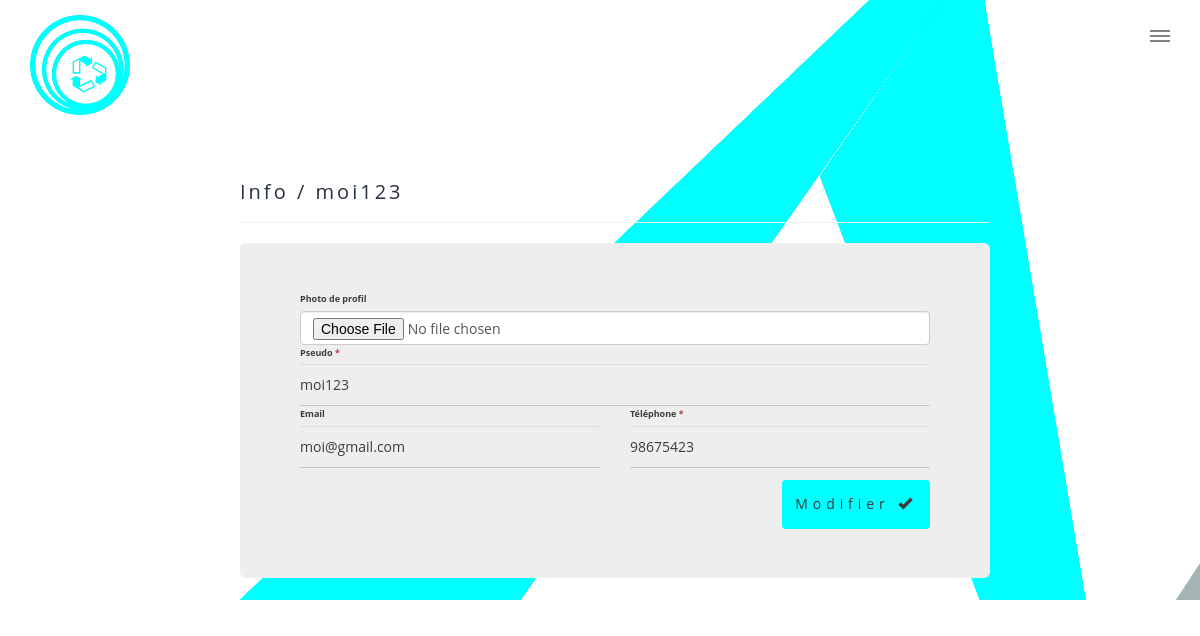
The page /editProfil.php?id=58 on the database its author committed.
### tables this page shows
CREATE TABLE `utilisateur` (
  `id` int(11) NOT NULL,
  `U_num` varchar(5) NOT NULL DEFAULT 'U_n',
  `nom` varchar(60) NOT NULL,
  `prenom` varchar(50) NOT NULL,
  `pseudo` varchar(25) NOT NULL,
  `mdp` varchar(50) NOT NULL,
  `email` varchar(255) DEFAULT NULL,
  `telephone` varchar(12) NOT NULL,
  `sexe` varchar(10) NOT NULL,
  `quartier` varchar(100) NOT NULL,
  `date_inscription` datetime NOT NULL DEFAULT CURRENT_TIMESTAMP ON UPDATE CURRENT_TIMESTAMP,
  `nb_kit` int(11) NOT NULL DEFAULT '0',
  `isUser` int(1) NOT NULL DEFAULT '0',
  `pp` varchar(255) NOT NULL DEFAULT 'default.png'
);

### editProfil.php (called while the page is built, shortened)
<?php
require 'includes/fonctions.php';
if (!empty($_GET['id'])) {
	$id = (int)$_GET['id'];
	$rec = $db->prepare('SELECT * FROM utilisateur WHERE id = ?');
	$rec->execute(array($id));
	$data = $rec->fetch();
	$pseudo = $data['pseudo'];
	$email = $data['email'];
	$telephone = $data['telephone'];
}
include 'views/editProfil.view.php';
?>

### views/editProfil.view.php (the view, shortened to what this page needs)
<?php include 'partials/_header.php';?>
<body class="container">
<?php include 'partials/_nav_2.php';?>
<div class="container">
    <div class="row">
        <article class="col-xs-8 col-xs-offset-2 maincontent">
            <header class="page-header">
                <h2 class="page-title"> Info / <?=$pseudo?> </h2>
            </header>
            <div class="jumbotron">
                <form method="post" action="" enctype="multipart/form-data">
                    <div class="top-margin">
                        <label for="mon_pp">Photo de profil</label>
                        <input type="file" class="form-control" name="mon_pp" id="mon_pp" value="<?=$mon_pp?>">
                    </div>
                    <div class="top-margin">
                        <label for="prenom">Pseudo <span class="text-danger">*</span></label>
                        <input type="text" class="form-control" name="pseudo" id="pseudo" required="required" value="<?=$pseudo?>">
                    </div>
                    <div class="row top-margin">
                        <div class="col-sm-6">
                            <label for="fonction">Email </label>
                            <input type="text" class="form-control" name="email" id="email" value="<?=$email?>">
                        </div>
                        <div class="col-sm-6">
                            <div class="form-group">
                                <label for="prenom">Téléphone <span class="text-danger">*</span></label>
                                <input type="text" class="form-control" name="telephone" id="telephone" required="required" value="<?=$telephone?>">
                            </div>
                        </div>
                    </div>
                    <hr>
                    <div class="form-group pull-right">
                        <button type="submit" class="btn btn-scope" name="submit">Modifier <span class="glyphicon glyphicon-ok"></span></button>
                    </div>
                </form>
            </div>
        </article>
    </div>
</div>
</body>
</html>

### assets/css/main.css (style rules this page uses)
html, body, div, span, applet, object, iframe, h1, h2, h3, h4, h5, h6, p, blockquote, pre, a, abbr, acronym, address, big, cite, code, del, dfn, em, img, ins, kbd, q, s, samp, small, strike, strong, sub, sup, tt, var, b, u, i, center, dl, dt, dd, ol, ul, li, fieldset, form, label, legend, table, caption, tbody, tfoot, thead, tr, th, td, article, aside, canvas, details, embed, figure, figcaption, footer, header, hgroup, menu, nav, output, ruby, section, summary, time, mark, audio, video { margin: 0; padding: 0; border: 0; font-size: 100%; font-family: Acme, 'Times New Roman',sans-serif font: inherit; vertical-align: baseline; }
article, aside, details, figcaption, figure, footer, header, hgroup, menu, nav, section { display: block; }
body { line-height: 1; }
body { -webkit-text-size-adjust: none; }
*, *:before, *:after { -moz-box-sizing: border-box; -webkit-box-sizing: border-box; box-sizing: border-box; }
.row { border-bottom: solid 1px transparent; -moz-box-sizing: border-box; -webkit-box-sizing: border-box; box-sizing: border-box; }
.row > * { float: left; -moz-box-sizing: border-box; -webkit-box-sizing: border-box; box-sizing: border-box; }
.row:after, .row:before { content: ''; display: block; clear: both; height: 0; }
.row > * { padding: 0 0 0 2em; }
.row { margin: 0 0 -1px -2em; }
@media screen and (max-width: 1680px) { .row > * { padding: 0 0 0 2em; } }
@media screen and (max-width: 1680px) { .row { margin: 0 0 -1px -2em; } }
@media screen and (max-width: 1280px) { .row > * { padding: 0 0 0 2em; } }
@media screen and (max-width: 1280px) { .row { margin: 0 0 -1px -2em; } }
body { -ms-overflow-style: scrollbar; }
body { background: #ffffff; }
body.is-loading *, body.is-loading *:before, body.is-loading *:after { -moz-animation: none !important; -webkit-animation: none !important; -ms-animation: none !important; animation: none !important; -moz-transition: none !important; -webkit-transition: none !important; -ms-transition: none !important; transition: none !important; }
body, input, select, textarea { color: #585858; font-family: "Source Sans Pro", Helvetica, sans-serif; font-size: 16pt; font-weight: 300; line-height: 1.75; }
@media screen and (max-width: 1680px) { body, input, select, textarea { font-size: 14pt; } }
@media screen and (max-width: 1280px) { body, input, select, textarea { font-size: 12pt; } }
h2, h3, h4, h5, h6 { line-height: 1.5; margin: 0 0 2em 0; letter-spacing: 0.15em; text-transform: none; }
h2 { font-size: 1.1em; }
hr { border: 0; border-bottom: solid 1px #c9c9c9; margin: 1.5em 0; }
form:after { content: ''; display: block; clear: both; height: 1px; }
form :last-child { margin-bottom: 0; }
label { display: block; font-size: 0.9em; font-weight: 900; margin: 0 0 1em 0; }
input[type="text"], input[type="password"], input[type="email"], input[type="tel"], select, textarea { -moz-appearance: none; -webkit-appearance: none; -ms-appearance: none; appearance: none; background-color: transparent; border: none; border-radius: 0; border-bottom: solid 1px #c9c9c9; color: inherit; display: block; outline: 0; padding: 0; text-decoration: none; width: 100%; }
input[type="text"], input[type="password"], input[type="email"], select { height: 3em; }
input[type="submit"], input[type="reset"], input[type="button"], button, .button { -moz-appearance: none; -webkit-appearance: none; -ms-appearance: none; appearance: none; -moz-transition: background-color 0.2s ease-in-out, color 0.2s ease-in-out, box-shadow 0.2s ease-in-out; -webkit-transition: background-color 0.2s ease-in-out, color 0.2s ease-in-out, box-shadow 0.2s ease-in-out; -ms-transition: background-color 0.2s ease-in-out, color 0.2s ease-in-out, box-shadow 0.2s ease-in-out; transition: background-color 0.2s ease-in-out, color 0.2s ease-in-out, box-shadow 0.2s ease-in-out; background-color: transparent; border-radius: 4px; border: 0; cursor: pointer; display: inline-block; font-size: 0.8em; font-weight: 900; height: 3.5em; letter-spacing: 0.35em; line-height: 3.45em; overflow: hidden; padding: 0 1.25em 0 1.6em; text-align: center; text-decoration: none; text-overflow: ellipsis; text-transform: uppercase; white-space: nowrap; }

### css/main.css (style rules this page uses)
.container { background: url("../img/nav.png") fixed no-repeat; }
.btn-scope { background-color: #00ffff; border: solid #00ffff 1px; }

### css/colours6148.css (style rules this page uses)
body { color: #3c3c3c; background-color: #e8e8e8; }
h2 { color: #28313F; }
hr { border-color: rgba(0, 0, 0, 0.05); }
label { color: #3c3c3c; }

### rows shown on the page
utilisateur: pseudo "moi123", email "moi@gmail.com", telephone "98675423"
